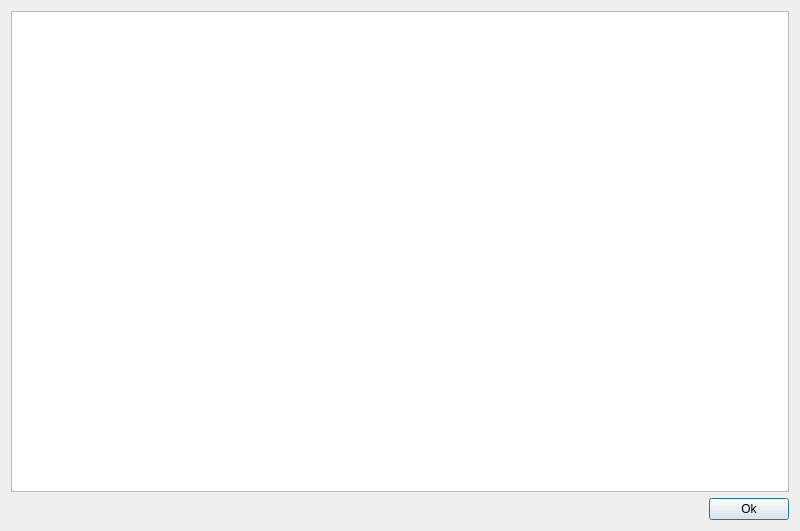
<?xml version="1.0" encoding="UTF-8"?>
<ui version="4.0">
 <class>DialogModel</class>
 <widget class="QDialog" name="DialogModel">
  <property name="geometry">
   <rect>
    <x>0</x>
    <y>0</y>
    <width>800</width>
    <height>531</height>
   </rect>
  </property>
  <property name="windowTitle">
   <string>Dialog</string>
  </property>
  <layout class="QGridLayout" name="gridLayout">
   <item row="0" column="0">
    <widget class="QTableView" name="tableView"/>
   </item>
   <item row="1" column="0">
    <layout class="QHBoxLayout" name="horizontalLayout">
     <item>
      <spacer name="horizontalSpacer">
       <property name="orientation">
        <enum>Qt::Horizontal</enum>
       </property>
       <property name="sizeHint" stdset="0">
        <size>
         <width>40</width>
         <height>20</height>
        </size>
       </property>
      </spacer>
     </item>
     <item>
      <widget class="QPushButton" name="pushButton">
       <property name="text">
        <string>Ok</string>
       </property>
      </widget>
     </item>
    </layout>
   </item>
  </layout>
 </widget>
 <resources/>
 <connections/>
</ui>
